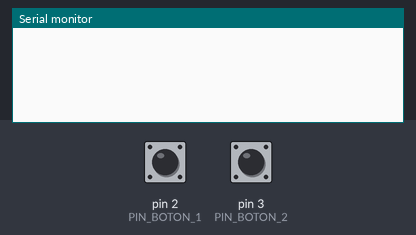
A sketch run on a simulated Arduino Uno, built with avr-gcc and run on an emulated ATmega328P. Parts: the last lines printed to the serial monitor. The test bench sets the inputs (shaded band); at power-on: pin 2 (PIN_BOTON_1) HIGH, pin 3 (PIN_BOTON_2) HIGH.

Above: at 1.2 s.
1.3 s: pin 2 (PIN_BOTON_1) pulled LOW for 0.15 s
At 2.0 s:
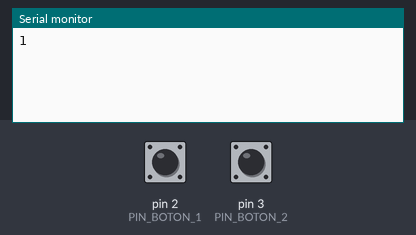
2.9 s: pin 3 (PIN_BOTON_2) pulled LOW for 0.15 s
At 3.2 s:
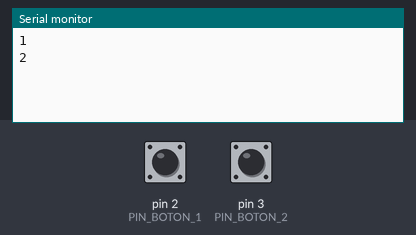
4.5 s: pin 2 (PIN_BOTON_1) pulled LOW for 1 s
At 5.6 s:
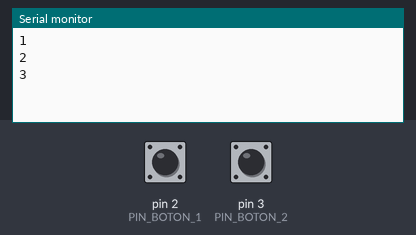
7.0 s: pin 3 (PIN_BOTON_2) pulled LOW for 1 s
At 7.5 s:
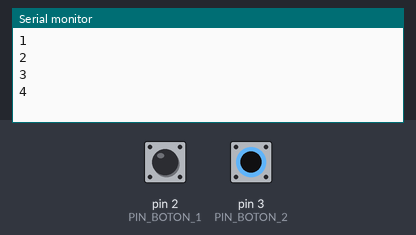
Timing chart, 0 to 10.0 s (numbered marks = the images above; inputs shaded):
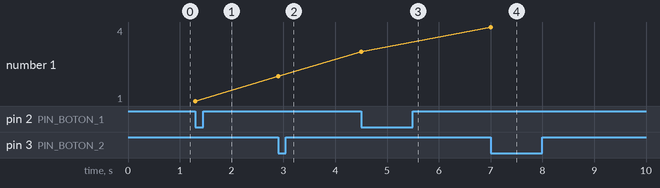

Measured:
- after the input at 1.3 s, the serial monitor: prints a new line at once (image 1)
- after the input at 2.9 s, the serial monitor: prints a new line at once (image 2)
- after the input at 4.5 s, the serial monitor: prints a new line at once (image 3)
- after the input at 7.0 s, the serial monitor: prints a new line at once (image 4)
- plotted number 1: 1 → 2 after the input at 2.9 s, 2 → 3 after the input at 4.5 s, 3 → 4 after the input at 7.0 s

The sketch:

fantabulous_hillar_luulia1__1_.ino
```cpp
#define PIN_BOTON_1 2
#define PIN_BOTON_2 3

int pulsaciones;
bool Pulsado1, Pulsado2;
bool PulsadoAnt1, PulsadoAnt2;

void setup()
{
	pinMode(PIN_BOTON_1, INPUT);
	pinMode(PIN_BOTON_2, INPUT);
	Serial.begin(9600);
	pulsaciones = 0;
	Pulsado1 = Pulsado2 = PulsadoAnt1 = PulsadoAnt2 = false;
}

void loop()
{

	if ( PulsadoAnt1 )
	{	if ( !digitalRead(PIN_BOTON_1) )
		{	Pulsado1=true;	}
		else PulsadoAnt1 = false;
	}
	else if( !digitalRead(PIN_BOTON_1) )
	{
		Pulsado1 = true;
		Serial.println(++pulsaciones);
	}

	if ( PulsadoAnt2 )
	{	if ( !digitalRead(PIN_BOTON_2) )
		{	Pulsado2=true;	}
		else PulsadoAnt2 = false;
	}
	else if( !digitalRead(PIN_BOTON_2) )
	{
		Pulsado2 = true;
		Serial.println(++pulsaciones);
	}

	if ( Pulsado1 ) PulsadoAnt1 = true;
	if ( Pulsado2 ) PulsadoAnt2 = true;
	Pulsado1 = Pulsado2 = false;
}
```
